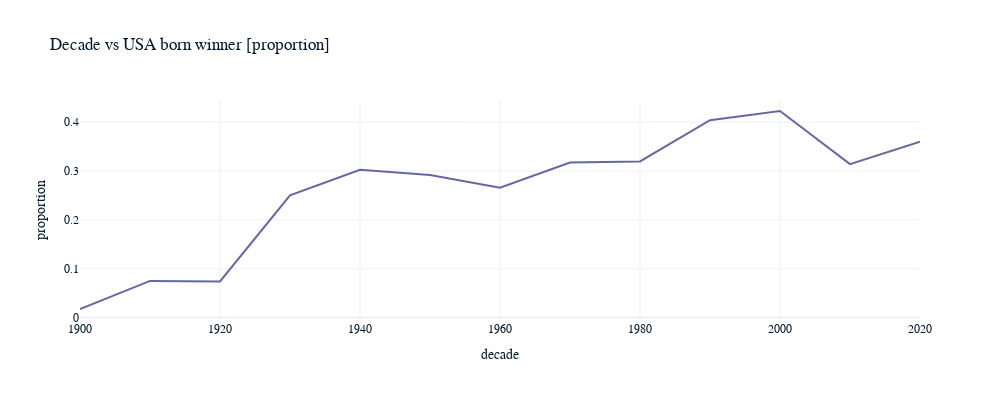

The notebook cell this image was saved under:
### Code cell
fig = px.line(
    x=prop_usa_winners['decade'],
    y=prop_usa_winners['usa_born_winner'],
    title = "Decade vs USA born winner [proportion]")
fig.update_layout(width=1000,
                 height=400,
                 xaxis_title="decade",
                 yaxis_title="proportion")
fig.show()

### Figure 1 — Plotly figure (JSON) as saved in the notebook; plotly's stock layout.template omitted (floating-point values rounded to 4 significant figures)
{"data": [{"hovertemplate": "x=%{x}<br>y=%{y}<extra></extra>", "legendgroup": "", "line": {"color": "#6568a0", "dash": "solid"}, "marker": {"symbol": "circle"}, "mode": "lines", "name": "", "orientation": "v", "showlegend": false, "x": [1900, 1910, 1920, 1930, 1940, 1950, 1960, 1970, 1980, 1990, 2000, 2010, 2020], "xaxis": "x", "y": [0.01754, 0.075, 0.07407, 0.25, 0.3023, 0.2917, 0.2658, 0.3173, 0.3196, 0.4038, 0.4228, 0.314, 0.36], "yaxis": "y", "type": "scatter"}], "layout": {"xaxis": {"anchor": "y", "domain": [0, 1], "title": {"text": "decade"}}, "yaxis": {"anchor": "x", "domain": [0, 1], "title": {"text": "proportion"}}, "legend": {"tracegroupgap": 0}, "title": {"text": "Decade vs USA born winner [proportion]"}, "width": 1000, "height": 400}}
